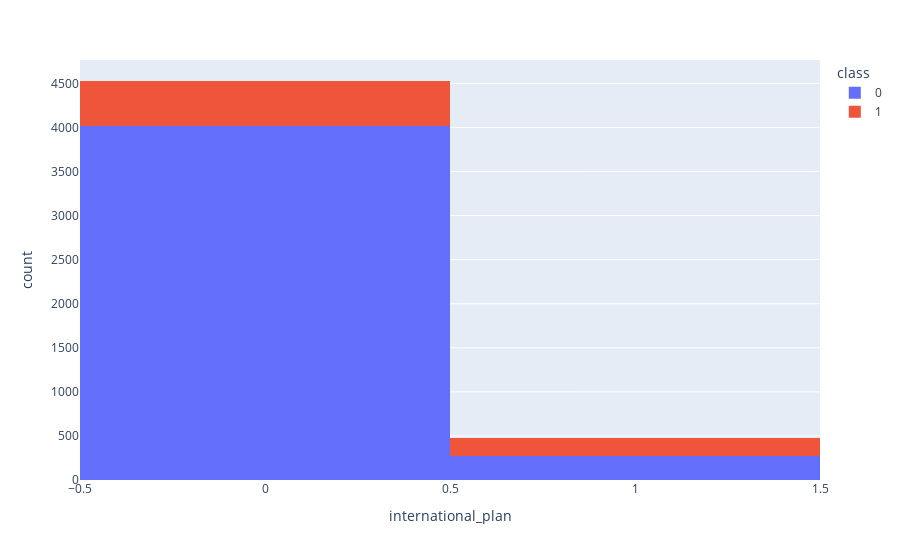

The notebook cell this image was saved under:
### Code cell
# Plot histogram graph for the international plan service used by the Telecom customers with respect to churned/Retained

fig = px.histogram(telecom_df,x = 'international_plan',color = 'class')
fig.show()

### Figure 1 — Plotly figure (JSON) as saved in the notebook; plotly's stock layout.template omitted (floating-point values rounded to 4 significant figures; data arrays with more than 128 entries replaced by an {"elided": "..."} marker saying what was removed)
{"data": [{"alignmentgroup": "True", "bingroup": "x", "hovertemplate": "class=0<br>international_plan=%{x}<br>count=%{y}<extra></extra>", "legendgroup": "0", "marker": {"color": "#636efa"}, "name": "0", "offsetgroup": "0", "orientation": "v", "showlegend": true, "type": "histogram", "x": {"elided": "4293 int values"}, "xaxis": "x", "yaxis": "y"}, {"alignmentgroup": "True", "bingroup": "x", "hovertemplate": "class=1<br>international_plan=%{x}<br>count=%{y}<extra></extra>", "legendgroup": "1", "marker": {"color": "#EF553B"}, "name": "1", "offsetgroup": "1", "orientation": "v", "showlegend": true, "type": "histogram", "x": {"elided": "707 int values"}, "xaxis": "x", "yaxis": "y"}], "layout": {"barmode": "relative", "legend": {"title": {"text": "class"}, "tracegroupgap": 0}, "margin": {"t": 60}, "xaxis": {"anchor": "y", "domain": [0, 1], "title": {"text": "international_plan"}}, "yaxis": {"anchor": "x", "domain": [0, 1], "title": {"text": "count"}}}}
